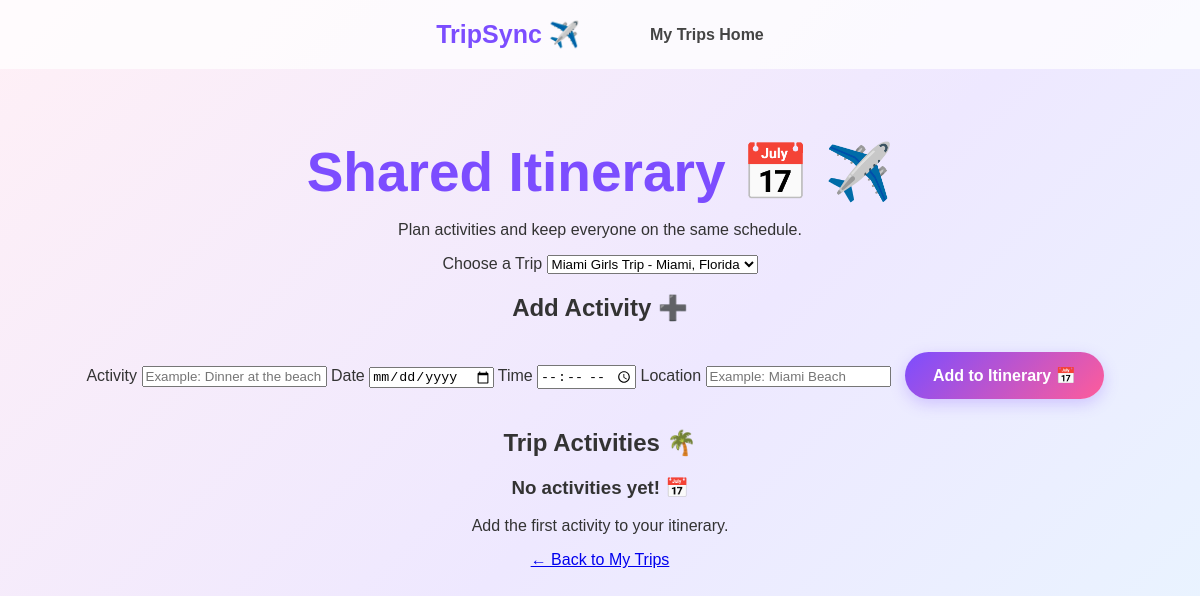
Before: /itinerary?trip_id=1 (signed in) with the older database file.
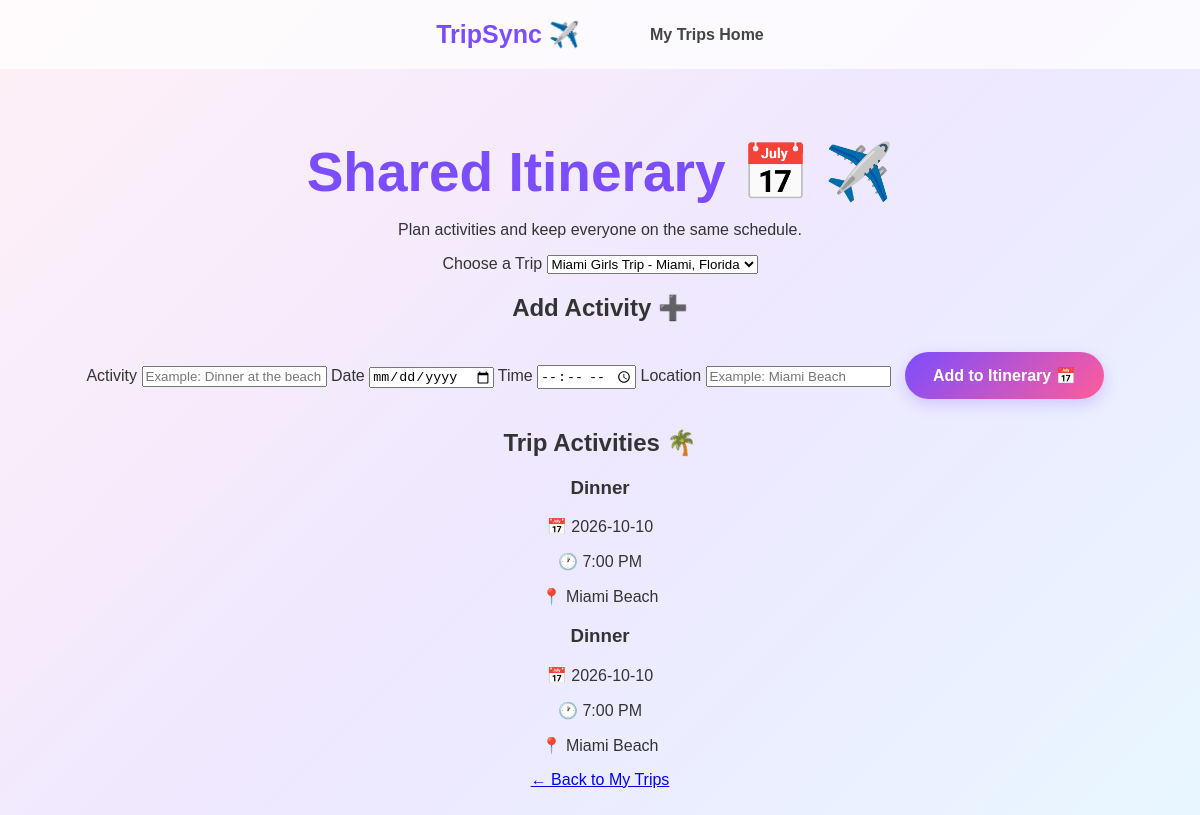
After: the same page with the newer database file.
### tables this page shows
CREATE TABLE itinerary (
            id INTEGER PRIMARY KEY AUTOINCREMENT,
            trip_id INTEGER NOT NULL,
            activity TEXT NOT NULL,
            date TEXT NOT NULL,
            time TEXT NOT NULL,
            location TEXT NOT NULL,
            FOREIGN KEY (trip_id) REFERENCES trips (id)
        );

### app.py (the view, shortened to what this page needs)
@app.route(
    "/itinerary",
    methods=["GET", "POST"]
)
def itinerary():
    if not logged_in():
        return redirect(
            url_for("login")
        )
    connection = get_db_connection()
    trips = get_accessible_trips(
        connection
    )
    selected_trip_id = request.args.get(
        "trip_id",
        type=int
    )
    activities = []
    if (
        selected_trip_id
        and user_can_access_trip(
            connection,
            selected_trip_id
        )
    ):
        rows = connection.execute("""
            SELECT *
            FROM itinerary
            WHERE trip_id = ?
            ORDER BY date, time
        """, (
            selected_trip_id,
        )).fetchall()
        for row in rows:
            activity = dict(row)
            activity["display_time"] = format_time(
                row["time"]
            )
            activities.append(
                activity
            )
    connection.close()
    return render_template(
        "itinerary.html",
        trips=trips,
        selected_trip_id=selected_trip_id,
        activities=activities
    )

### app.py (called while the page is built)
def get_db_connection():
    connection = sqlite3.connect(DATABASE)
    connection.row_factory = sqlite3.Row
    return connection

def format_time(time_value):
    if not time_value:
        return ""
    try:
        return datetime.strptime(
            time_value,
            "%H:%M"
        ).strftime(
            "%I:%M %p"
        ).lstrip("0")
    except ValueError:
        return time_value

def logged_in():
    return "user_id" in session

def user_can_access_trip(connection, trip_id):
    result = connection.execute("""
        SELECT trips.id

        FROM trips

        LEFT JOIN trip_members
        ON trips.id = trip_members.trip_id

        WHERE trips.id = ?

        AND (
            trips.user_id = ?
            OR trip_members.user_id = ?
        )

        LIMIT 1
    """, (
        trip_id,
        session["user_id"],
        session["user_id"]
    )).fetchone()
    return result

def get_accessible_trips(connection):
    return connection.execute("""
        SELECT DISTINCT trips.*

        FROM trips

        LEFT JOIN trip_members
        ON trips.id = trip_members.trip_id

        WHERE trips.user_id = ?
        OR trip_members.user_id = ?

        ORDER BY trips.start_date
    """, (
        session["user_id"],
        session["user_id"]
    )).fetchall()

### templates/itinerary.html (shortened to what this page needs)
<!DOCTYPE html>
<html lang="en">
<head>
    <link rel="stylesheet"
          href="{{ url_for('static', filename='style.css') }}">
</head>
<body>
    <nav>
        <h2>TripSync</h2>
        <div>
            <a href="{{ url_for('dashboard') }}">My Trips</a>
            <a href="{{ url_for('dashboard') }}">Home</a>
        </div>
    </nav>
    <main class="dashboard-container">
        <h1>Shared Itinerary 📅</h1>
        <p>
            Plan activities and keep everyone on the same schedule.
        </p>
        <form class="signup-form"
              method="GET"
              action="{{ url_for('itinerary') }}">
            <label for="trip_id">Choose a Trip</label>
            <select id="trip_id"
                    name="trip_id"
                    onchange="this.form.submit()"
                    required>
                {% for trip in trips %}
                    <option value="{{ trip['id'] }}"
                        {% if selected_trip_id == trip['id'] %}
                            selected
                        {% endif %}>
                        {{ trip['trip_name'] }} -
                    </option>
                {% endfor %}
            </select>
        </form>
        {% if selected_trip_id %}
        <section class="my-trips">
            <h2>Add Activity ➕</h2>
            <form class="signup-form"
                  method="POST"
                  action="{{ url_for('itinerary') }}">
                <label for="activity">
                    Activity
                </label>
                <input
                    type="text"
                    id="activity"
                    name="activity"
                    placeholder="Example: Dinner at the beach"
                    required
                >
                <label for="date">
                    Date
                </label>
                <input
                    type="date"
                    id="date"
                    name="date"
                    required
                >
                <label for="time">
                    Time
                </label>
                <input
                    type="time"
                    id="time"
                    name="time"
                    required
                >
                <label for="location">
                    Location
                </label>
                <input
                    type="text"
                    id="location"
                    name="location"
                    placeholder="Example: Miami Beach"
                    required
                >
                <button type="submit">
                    Add to Itinerary 📅
                </button>
            </form>
        </section>
        <section class="my-trips">
            <h2>Trip Activities 🌴</h2>
            {% if activities %}
                <div class="trip-cards">
                    {% for activity in activities %}
                        <div class="trip-card">
                            <h3>
                                {{ activity['activity'] }}
                            </h3>
                            <p>
                                📅 {{ activity['date'] }}
                            </p>
                            <p>
                                🕐 {{ activity['display_time'] }}
                            </p>
                            <p>
                                📍 {{ activity['location'] }}
                            </p>
                        </div>
                    {% endfor %}
                </div>
            {% else %}
                <div class="no-trips">
                    <h3>No activities yet! 📅</h3>
                    <p>
                        Add the first activity to your itinerary.
                    </p>
                </div>
            {% endif %}
        </section>
        {% endif %}
        <p>
            <a href="{{ url_for('dashboard') }}">
                ← Back to My Trips
            </a>
        </p>
    </main>
</body>
</html>

### static/style.css (style rules this page uses)
body { font-family: Arial, sans-serif; margin: 0; min-height: 100vh; background: linear-gradient(135deg, #fff0f6, #eee8ff, #e7f8ff); color: #333; text-align: center; }
nav { width: 100%; display: flex; align-items: center; justify-content: center; gap: 30px; padding: 20px; box-sizing: border-box; position: absolute; top: 0; left: 0; background-color: rgba(255, 255, 255, 0.75); }
nav h2 { margin: 0 40px 0 0; color: #7c4dff; font-size: 25px; }
nav h2::after { content: " ✈️"; }
nav a { text-decoration: none; color: #444; font-weight: bold; transition: 0.3s; }
h1 { font-size: 55px; margin-top: 140px; margin-bottom: 10px; color: #7c4dff; }
h1::after { content: " ✈️"; }
button { padding: 14px 28px; margin: 10px; border: none; border-radius: 25px; background: linear-gradient(135deg, #7c4dff, #ff5c9a); color: white; font-size: 16px; font-weight: bold; cursor: pointer; box-shadow: 0 5px 15px rgba(124, 77, 255, 0.25); transition: 0.3s; }

Changed rows visible on the page:
added itinerary: activity "Dinner", date "2026-10-10", display_time "7:00 PM", location "Miami Beach"
added itinerary: activity "Dinner", date "2026-10-10", display_time "7:00 PM", location "Miami Beach"
Other visible differences:
text no longer shown: "No activities yet! 📅 Add the first activity to your itinerary."
